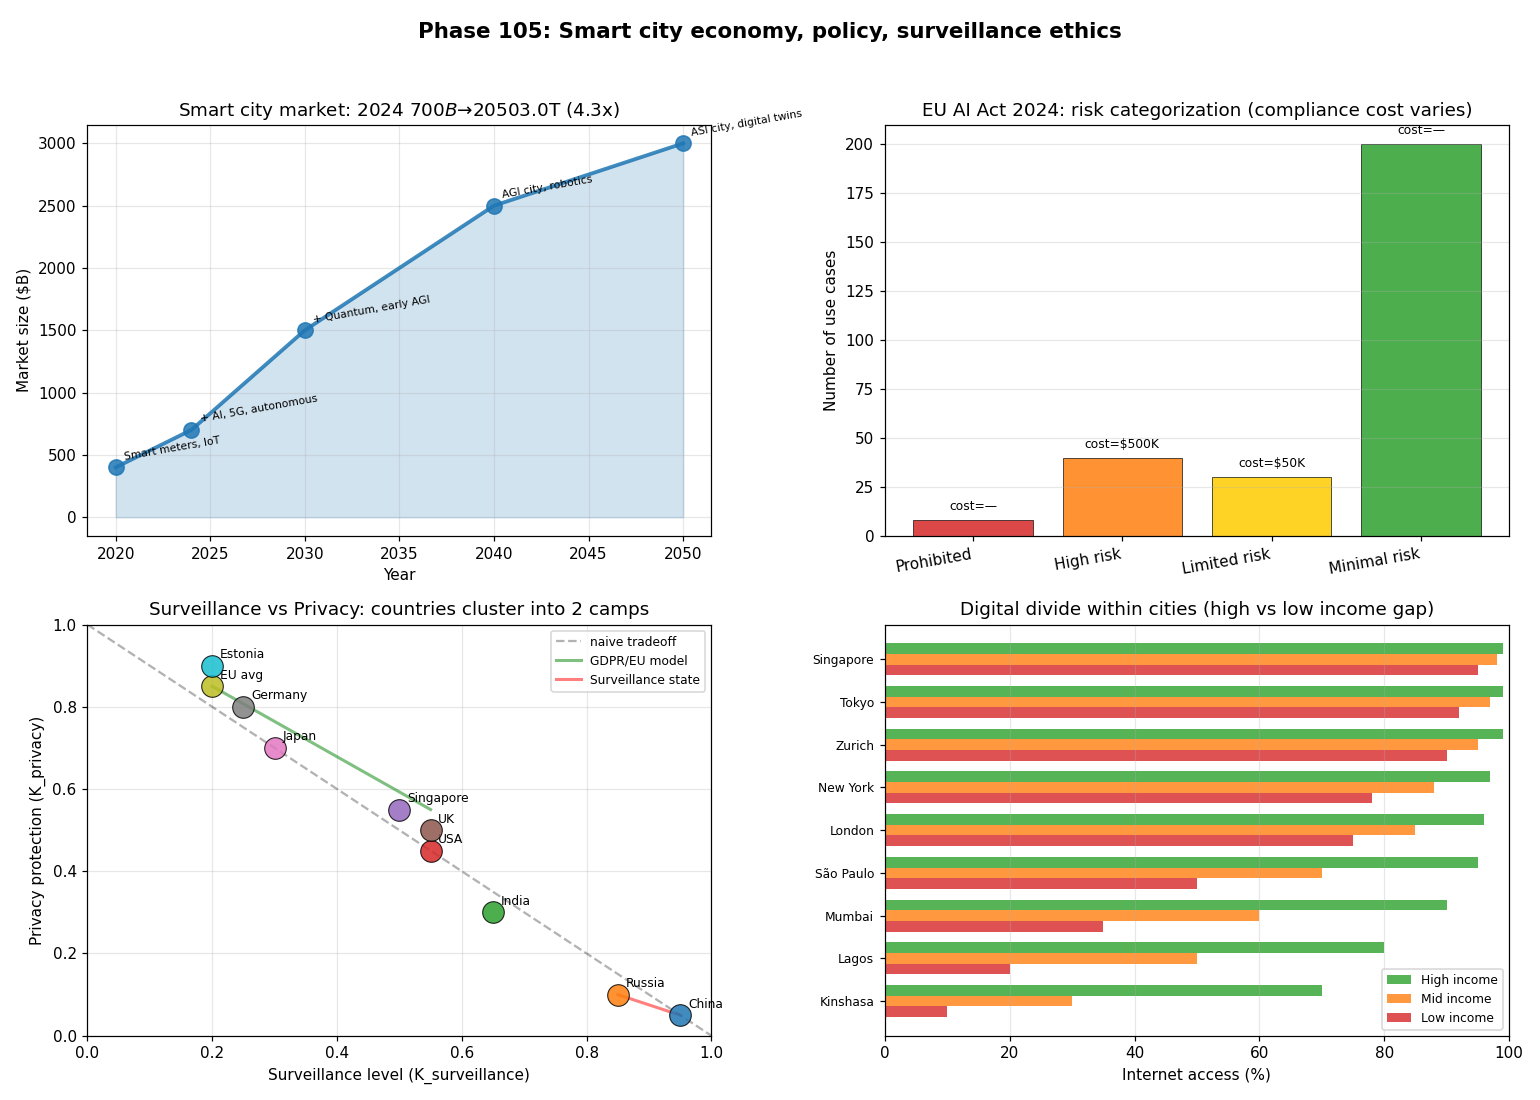

Write the Python code that produced this figure.
"""
Phase 105: Smart city economy, policy, surveillance ethics
Tier 1 #16 — Phase 3/4

4 numerical experiments:
1. Smart city market 2020-2050 + segments
2. EU AI Act risk categories
3. Surveillance vs privacy by country
4. Digital divide within cities (income tiers)

Output: smartcity_economy_ethics.png + smartcity_economy_ethics_summary.json
"""

import json
import math
import numpy as np
import matplotlib.pyplot as plt


# ----------------------------------------------------------------------
# Test 1: Smart city market
# ----------------------------------------------------------------------
def test1_market():
    timeline = [
        {"year": 2020, "market_B": 400,  "main": "Smart meters, IoT"},
        {"year": 2024, "market_B": 700,  "main": "+ AI, 5G, autonomous"},
        {"year": 2030, "market_B": 1500, "main": "+ Quantum, early AGI"},
        {"year": 2040, "market_B": 2500, "main": "AGI city, robotics"},
        {"year": 2050, "market_B": 3000, "main": "ASI city, digital twins"},
    ]
    segments_2024 = [
        {"name": "Smart energy",         "value_B": 200},
        {"name": "Smart transportation", "value_B": 150},
        {"name": "Smart buildings",      "value_B": 130},
        {"name": "Smart governance",     "value_B": 80},
        {"name": "Smart healthcare",     "value_B": 70},
        {"name": "Smart safety",         "value_B": 50},
        {"name": "Smart environment",    "value_B": 20},
    ]
    return {"timeline": timeline, "segments_2024": segments_2024, "growth_2024_2050": 3000/700}


# ----------------------------------------------------------------------
# Test 2: EU AI Act risk categories
# ----------------------------------------------------------------------
def test2_eu_ai_act():
    categories = [
        {"level": "Prohibited",     "examples": "Social scoring, mass face rec.", "n_use_cases": 8,  "compliance_cost": 0,    "color": "#d62728"},
        {"level": "High risk",      "examples": "Police, hiring, education, medical", "n_use_cases": 40, "compliance_cost": 500_000, "color": "#ff7f0e"},
        {"level": "Limited risk",   "examples": "Chatbots, deepfakes",          "n_use_cases": 30, "compliance_cost": 50_000,  "color": "#ffcc00"},
        {"level": "Minimal risk",   "examples": "Games, simple AI",              "n_use_cases": 200,"compliance_cost": 0,       "color": "#2ca02c"},
    ]
    return {"categories": categories}


# ----------------------------------------------------------------------
# Test 3: Surveillance vs privacy
# ----------------------------------------------------------------------
def test3_surveillance():
    countries = [
        {"country": "China",       "surveillance": 0.95, "privacy": 0.05, "policy": "Social Credit"},
        {"country": "Russia",      "surveillance": 0.85, "privacy": 0.10, "policy": "Sovereign Internet"},
        {"country": "India",       "surveillance": 0.65, "privacy": 0.30, "policy": "Aadhaar + lax"},
        {"country": "USA",         "surveillance": 0.55, "privacy": 0.45, "policy": "State-level mix"},
        {"country": "Singapore",   "surveillance": 0.50, "privacy": 0.55, "policy": "Limited use"},
        {"country": "UK",          "surveillance": 0.55, "privacy": 0.50, "policy": "CCTV heavy"},
        {"country": "Japan",       "surveillance": 0.30, "privacy": 0.70, "policy": "Private only"},
        {"country": "Germany",     "surveillance": 0.25, "privacy": 0.80, "policy": "GDPR + strict"},
        {"country": "EU avg",      "surveillance": 0.20, "privacy": 0.85, "policy": "GDPR + AI Act"},
        {"country": "Estonia",     "surveillance": 0.20, "privacy": 0.90, "policy": "Data trust"},
    ]
    return {"countries": countries}


# ----------------------------------------------------------------------
# Test 4: Digital divide within cities
# ----------------------------------------------------------------------
def test4_digital_divide():
    cities = [
        {"city": "Singapore",  "high_income": 99, "mid_income": 98, "low_income": 95},
        {"city": "Tokyo",      "high_income": 99, "mid_income": 97, "low_income": 92},
        {"city": "Zurich",     "high_income": 99, "mid_income": 95, "low_income": 90},
        {"city": "New York",   "high_income": 97, "mid_income": 88, "low_income": 78},
        {"city": "London",     "high_income": 96, "mid_income": 85, "low_income": 75},
        {"city": "São Paulo",  "high_income": 95, "mid_income": 70, "low_income": 50},
        {"city": "Mumbai",     "high_income": 90, "mid_income": 60, "low_income": 35},
        {"city": "Lagos",      "high_income": 80, "mid_income": 50, "low_income": 20},
        {"city": "Kinshasa",   "high_income": 70, "mid_income": 30, "low_income": 10},
    ]
    for c in cities:
        c["divide"] = c["high_income"] - c["low_income"]
    return {"cities": cities}


# ----------------------------------------------------------------------
# Figure
# ----------------------------------------------------------------------
def make_figure(t1, t2, t3, t4, path):
    fig, axes = plt.subplots(2, 2, figsize=(14, 10))

    # Panel 1: Market
    ax = axes[0, 0]
    timeline = t1["timeline"]
    years = [t["year"] for t in timeline]
    market = [t["market_B"] for t in timeline]
    ax.plot(years, market, "o-", color="#1f77b4", lw=2.5, markersize=10, alpha=0.85)
    ax.fill_between(years, 0, market, color="#1f77b4", alpha=0.2)
    for t in timeline:
        ax.annotate(t["main"][:25], (t["year"], t["market_B"]),
                    xytext=(5, 5), textcoords="offset points", fontsize=7, rotation=10)
    ax.set_xlabel("Year")
    ax.set_ylabel("Market size ($B)")
    ax.set_title(f"Smart city market: 2024 $700B → 2050 $3.0T ({t1['growth_2024_2050']:.1f}x)")
    ax.grid(alpha=0.3)

    # Panel 2: EU AI Act
    ax = axes[0, 1]
    cats = t2["categories"]
    names = [c["level"] for c in cats]
    use_cases = [c["n_use_cases"] for c in cats]
    colors = [c["color"] for c in cats]
    ax.bar(names, use_cases, color=colors, alpha=0.85, edgecolor="black", linewidth=0.5)
    for i, c in enumerate(cats):
        cost_str = f"${c['compliance_cost']/1000:.0f}K" if c["compliance_cost"] > 0 else "—"
        ax.text(i, c["n_use_cases"] + 5, f"cost={cost_str}", ha="center", fontsize=8)
    ax.set_ylabel("Number of use cases")
    ax.set_title("EU AI Act 2024: risk categorization (compliance cost varies)")
    ax.grid(alpha=0.3, axis="y")
    plt.setp(ax.get_xticklabels(), rotation=10, ha="right")

    # Panel 3: Surveillance vs privacy
    ax = axes[1, 0]
    countries = t3["countries"]
    for c in countries:
        ax.scatter(c["surveillance"], c["privacy"], s=200, alpha=0.85,
                   edgecolor="black", linewidths=0.7, zorder=3)
        ax.annotate(c["country"], (c["surveillance"], c["privacy"]),
                    xytext=(5, 5), textcoords="offset points", fontsize=8)
    # Pareto frontier (low surveillance + high privacy)
    ax.plot([0, 1], [1, 0], "k--", alpha=0.3, label="naive tradeoff")
    ax.plot([0.2, 0.55], [0.85, 0.55], "g-", lw=2, alpha=0.5, label="GDPR/EU model")
    ax.plot([0.85, 0.95], [0.10, 0.05], "r-", lw=2, alpha=0.5, label="Surveillance state")
    ax.set_xlabel("Surveillance level (K_surveillance)")
    ax.set_ylabel("Privacy protection (K_privacy)")
    ax.set_xlim(0, 1)
    ax.set_ylim(0, 1)
    ax.set_title("Surveillance vs Privacy: countries cluster into 2 camps")
    ax.legend(fontsize=8)
    ax.grid(alpha=0.3)

    # Panel 4: Digital divide
    ax = axes[1, 1]
    cities = t4["cities"]
    names = [c["city"] for c in cities]
    high = [c["high_income"] for c in cities]
    mid = [c["mid_income"] for c in cities]
    low = [c["low_income"] for c in cities]
    y_pos = np.arange(len(cities))
    width = 0.25
    ax.barh(y_pos - width, high, width, color="#2ca02c", alpha=0.8, label="High income")
    ax.barh(y_pos, mid, width, color="#ff7f0e", alpha=0.8, label="Mid income")
    ax.barh(y_pos + width, low, width, color="#d62728", alpha=0.8, label="Low income")
    ax.set_yticks(y_pos)
    ax.set_yticklabels(names, fontsize=8)
    ax.invert_yaxis()
    ax.set_xlim(0, 100)
    ax.set_xlabel("Internet access (%)")
    ax.set_title("Digital divide within cities (high vs low income gap)")
    ax.legend(fontsize=8)
    ax.grid(alpha=0.3, axis="x")

    plt.suptitle("Phase 105: Smart city economy, policy, surveillance ethics",
                 fontsize=14, fontweight="bold")
    plt.tight_layout(rect=[0, 0, 1, 0.96])
    plt.savefig(path, dpi=110)
    plt.close()


# ----------------------------------------------------------------------
# Main
# ----------------------------------------------------------------------
if __name__ == "__main__":
    print("=" * 70)
    print("Phase 105: Smart city economy, policy, surveillance ethics")
    print("=" * 70)

    print("\n[Test 1] Smart city market")
    t1 = test1_market()
    for t in t1["timeline"]:
        print(f"  {t['year']}: ${t['market_B']:5d}B  -  {t['main']}")
    print(f"  Growth 2024-2050: {t1['growth_2024_2050']:.1f}x")
    print(f"\n  Segments (2024 $700B total):")
    for s in t1["segments_2024"]:
        print(f"    {s['name']:25s}  ${s['value_B']:4d}B  ({s['value_B']/700*100:.0f}%)")

    print("\n[Test 2] EU AI Act 2024 risk categories")
    t2 = test2_eu_ai_act()
    for c in t2["categories"]:
        cost_str = f"${c['compliance_cost']/1000:.0f}K" if c["compliance_cost"] > 0 else "—"
        print(f"  {c['level']:15s}  {c['n_use_cases']:3d} use cases  cost={cost_str}  -  {c['examples']}")

    print("\n[Test 3] Surveillance vs Privacy")
    t3 = test3_surveillance()
    for c in t3["countries"]:
        print(f"  {c['country']:12s}  surveillance={c['surveillance']:.2f}, privacy={c['privacy']:.2f}  -  {c['policy']}")

    print("\n[Test 4] Digital divide within cities")
    t4 = test4_digital_divide()
    for c in t4["cities"]:
        print(f"  {c['city']:15s}  high={c['high_income']:3d}%  mid={c['mid_income']:3d}%  low={c['low_income']:3d}%  divide={c['divide']:3d}%")

    out = {
        "phase": 105,
        "title": "Smart city economy, policy, surveillance ethics",
        "test1_market": t1,
        "test2_eu_ai_act": t2,
        "test3_surveillance": t3,
        "test4_digital_divide": t4,
    }
    with open("smartcity_economy_ethics_summary.json", "w", encoding="utf-8") as f:
        json.dump(out, f, indent=2, ensure_ascii=False)
    print("\n  ✓ JSON saved: smartcity_economy_ethics_summary.json")

    make_figure(t1, t2, t3, t4, "smartcity_economy_ethics.png")
    print("  ✓ Figure saved: smartcity_economy_ethics.png")

    print("\n" + "=" * 70)
    print("Phase 105 complete: $3T market by 2050, EU AI Act 8 prohibited, surveillance polarized")
    print("=" * 70)
